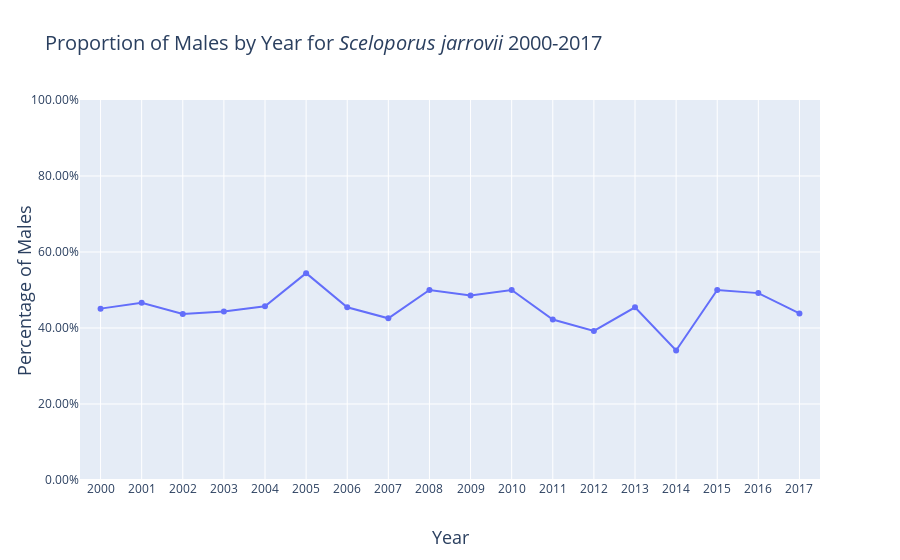

The cell this chart's notebook holds for it:
### Code cell
Sjarrovii = go.Scatter(x = populationSize_sex.loc[(populationSize_sex.propMale.notna())].year
           , y = populationSize_sex.loc[(populationSize_sex.propMale.notna())].propMale
          ,name = '<i>S. jarrovii</i>')
data = [Sjarrovii]
layout = go.Layout(
    title = 'Proportion of Males by Year for <i>Sceloporus jarrovii</i> 2000-2017',
    titlefont = dict(
        size = 20),
    xaxis = dict(
        dtick = 1,
        title = 'Year',
        titlefont = dict(
            size = 18),
        range = [1999.5,2017.5]),
    yaxis = dict(
        tickformat = ".2%",
        title = 'Percentage of Males',
        titlefont = dict(
            size = 18),
    range = [0,1])
    
)
fig = go.Figure(
        data = data,
        layout = layout)
plot(fig, filename = 'Proportion of Males by Species and Year for Sceloporus jarrovii 2000-2017.html')
iplot(fig, filename = 'Proportion of Males by Species and Year for Sceloporus jarrovii 2000-2017.html')

### Figure 1 — Plotly figure (JSON) as saved in the notebook; plotly's stock layout.template omitted (floating-point values rounded to 4 significant figures)
{"data": [{"name": "<i>S. jarrovii</i>", "type": "scatter", "x": [2000, 2001, 2002, 2003, 2004, 2005, 2006, 2007, 2008, 2009, 2010, 2011, 2012, 2013, 2014, 2015, 2016, 2017], "y": [0.451, 0.4667, 0.437, 0.4433, 0.4571, 0.5443, 0.4545, 0.4255, 0.5, 0.4857, 0.5, 0.4222, 0.3922, 0.4545, 0.3409, 0.5, 0.4918, 0.4384]}], "layout": {"title": {"font": {"size": 20}, "text": "Proportion of Males by Year for <i>Sceloporus jarrovii</i> 2000-2017"}, "xaxis": {"dtick": 1, "range": [2000.0, 2018.0], "title": {"font": {"size": 18}, "text": "Year"}}, "yaxis": {"range": [0, 1], "tickformat": ".2%", "title": {"font": {"size": 18}, "text": "Percentage of Males"}}}}
